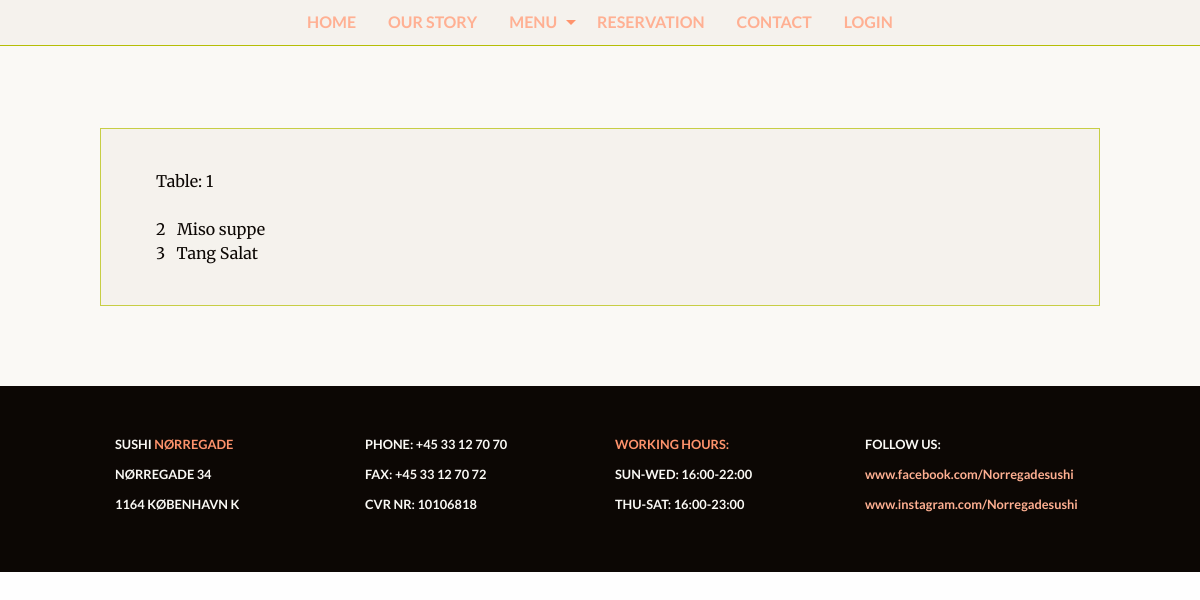
Page /kitchen_orders.php on the committed database.
### tables this page shows
CREATE TABLE `orders` (
`id` int(11) NOT NULL,
  `id_table` int(11) NOT NULL,
  `created` timestamp NOT NULL DEFAULT CURRENT_TIMESTAMP,
  `is_all_you_can_eat` tinyint(1) NOT NULL DEFAULT '0',
  `comments` text,
  `status` varchar(10) NOT NULL DEFAULT 'ordered'
);

CREATE TABLE `order_items` (
`id` int(11) NOT NULL,
  `id_order` int(11) NOT NULL,
  `id_food_item` int(11) NOT NULL,
  `quantity` int(11) NOT NULL,
  `price` double NOT NULL,
  `name_dk` varchar(45) NOT NULL,
  `name_en` varchar(45) NOT NULL
);

### db.php (called while the page is built, shortened)
<?php
function getConnection(){
	$db = new PDO('mysql:host=localhost;dbname=sushi_norregade;charset=utf8', "root", "");
	$db->setAttribute(PDO::ATTR_ERRMODE, PDO::ERRMODE_EXCEPTION);
	return $db;
}
function getOrderDetails($id_order){
	$db = getConnection();
	$stmt = $db->prepare("SELECT *
		FROM order_items
		WHERE id_order = :id_order");
	$stmt->bindValue(':id_order', $id_order, PDO::PARAM_INT);
	$stmt->execute();
	return $stmt->fetchAll(PDO::FETCH_ASSOC);
}
function getKitchenOrders(){
	$db = getConnection();
	$stmt = $db->prepare("SELECT *
		FROM orders
		WHERE status IN ('prepared', 'ordered')
		ORDER BY orders.created ASC");
	$stmt->execute();
	return $stmt->fetchAll(PDO::FETCH_ASSOC);
}

### kitchen_orders.php (the view, shortened to what this page needs)
<?php
    require_once("header.php");
	require_once("db.php");
	$orders = getKitchenOrders();
?>
<div id="div-kitchen">
<?php
	foreach($orders as $order){
?>
		<form method="POST" action="kitchen_orders.php">
	    <div class="row selection-wrapper">
	        <div class="small-12 medium-6 columns">
			<?php
			$items = getOrderDetails($order["id"]);
			echo "Table: " . $order["id_table"] . "<br>";
			echo !empty($order["comments"]) ? "Comments: " . $order["comments"] . "<br><br>" : "&nbsp;<br>";
			foreach ($items as $item) {
				echo $item["quantity"];
				?>
				<?php echo $item["name_dk"]; ?>
				<br>
			<?php
			}
			?>
			</div>
		</div>
		</form>
<?php
}
?>
</div>
<?php
    require_once("footer.php");

### css/app.css (style rules this page uses)
body { font-family: 'Merriweather', serif; font-weight: 400; color:#0c0704; }
#div-welcome, #div-quote, #div-dishes, #div-why, #div-review, #div-tripadvisor, #div-contact, #div-reservation, #div-login, #div-registration, #div-select, #div-backoffice, #div-allyoucaneat, #div-kitchen, #div-waiter-mode, #div-stock { padding-top:5rem; padding-bottom:5rem; background:#faf9f5; }
.log-in-form, .reservation-form, .registration-form, .selection-wrapper, .food-category-wrapper { border: 1px solid #c7ce44; padding: 2.5rem !important; margin-top:3rem; background:#f5f2ed; }

### rows in the picture
orders: id_table "1"
order_items: quantity "2", name_dk "Miso suppe"
order_items: quantity "3", name_dk "Tang Salat"
